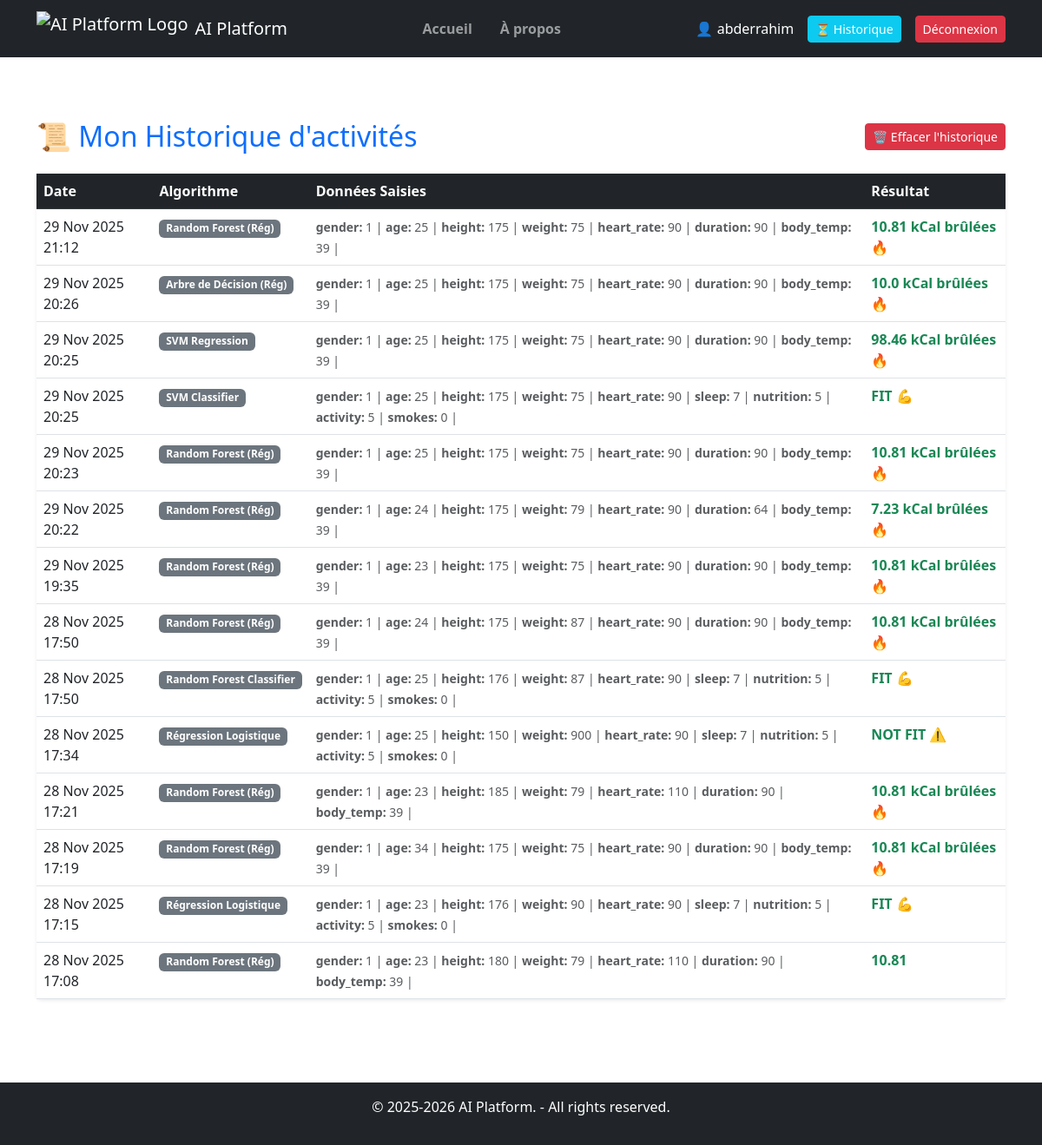
/historique/ (signed in), run on an earlier commit of the app's database.
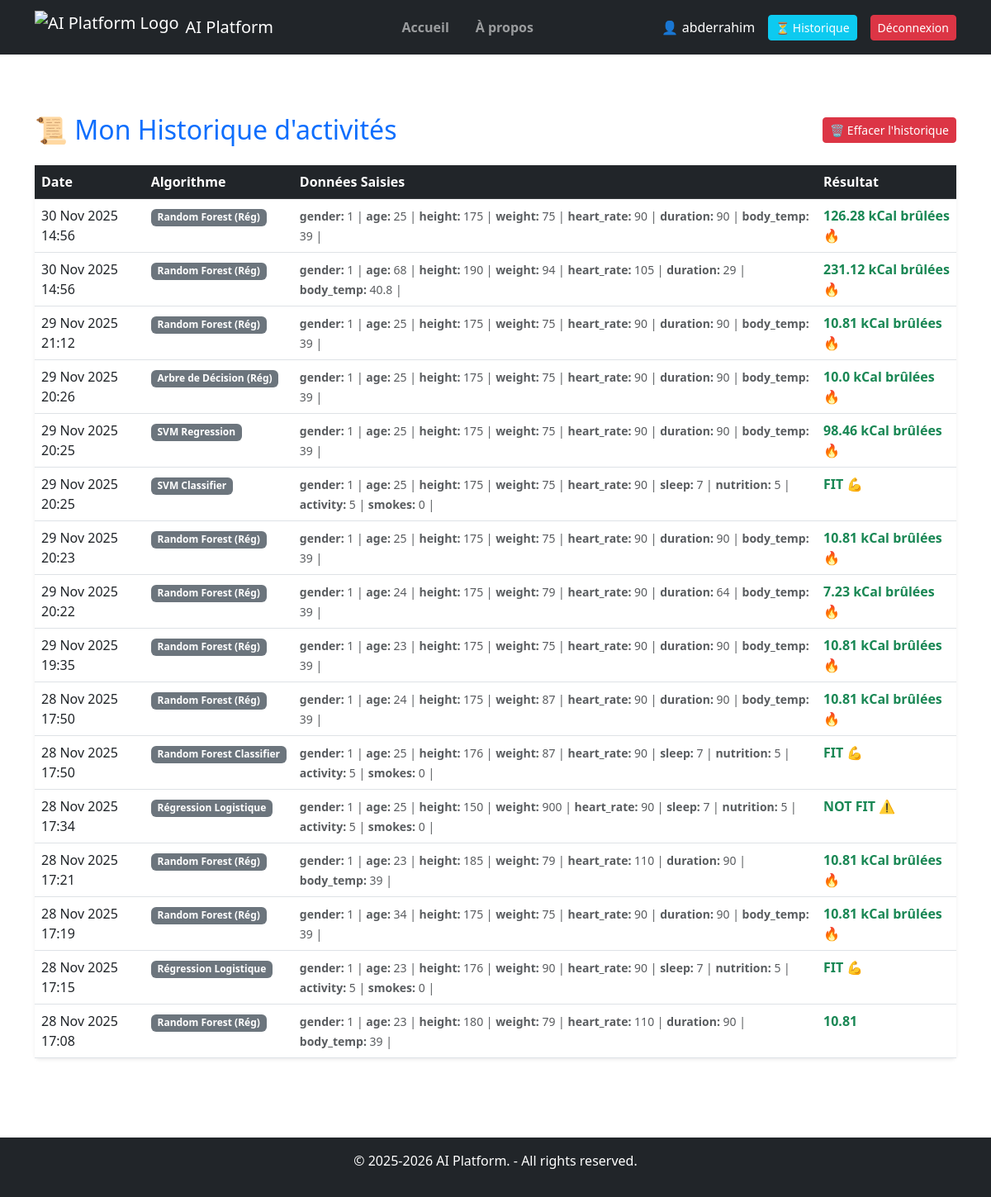
And on a later commit of the database.
### algoML/models.py (models this page shows, shortened)
class Historique(models.Model):
    user = models.ForeignKey(User, on_delete=models.CASCADE)
    algo_name = models.CharField(max_length=100)
    input_data = models.JSONField()
    resultat = models.CharField(max_length=100)
    date = models.DateTimeField(auto_now_add=True)
    class Meta:
        ordering = ['-date']

### algoML/views.py (the view)
# urls.py: path('historique/', views.historique_view, name='historique'),
@login_required # Oblige à être connecté pour voir cette page
def historique_view(request):
    historiques = Historique.objects.filter(user=request.user).order_by('-date')
    return render(request, 'historique.html', {'historiques': historiques})

### algoML/templates/historique.html (shortened to what this page needs)
{% include "includes/header.html" %}
{% load static %}
<div class="container py-5">
    <div class="d-flex justify-content-between align-items-center mb-4">
        <h2 class="text-primary mb-0">📜 Mon Historique d'activités</h2>
        {% if historiques %}
            <form action="{% url 'clear_history' %}" method="POST" onsubmit="return confirm('Êtes-vous sûr de vouloir effacer tout votre historique ?');">
                <button type="submit" class="btn btn-danger btn-sm">
                    🗑️ Effacer l'historique
                </button>
            </form>
        {% endif %}
    </div>
    {% if historiques %}
        <div class="card shadow-sm border-0">
            <div class="card-body p-0">
                <div class="table-responsive">
                    <table class="table table-hover mb-0">
                        <thead class="table-dark">
                            <tr>
                                <th>Date</th>
                                <th>Algorithme</th>
                                <th>Données Saisies</th>
                                <th>Résultat</th>
                            </tr>
                        </thead>
                        <tbody>
                            {% for item in historiques %}
                            <tr>
                                <td>{{ item.date|date:"d M Y H:i" }}</td>
                                <td>
                                    <span class="badge bg-secondary">{{ item.algo_name }}</span>
                                </td>
                                <td>
                                    <small class="text-muted">
                                        {% for key, value in item.input_data.items %}
                                            {% if key != 'algo' %} <strong>{{ key }}:</strong> {{ value }} |
                                            {% endif %}
                                        {% endfor %}
                                    </small>
                                </td>
                                <td>
                                    <span class="fw-bold text-success">{{ item.resultat }}</span>
                                </td>
                            </tr>
                            {% endfor %}
                        </tbody>
                    </table>
                </div>
            </div>
        </div>
    {% else %}
        <div class="alert alert-info text-center">
            <h4>Aucun historique trouvé 🕵️‍♂️</h4>
            <p>Commencez par tester un algorithme pour voir vos résultats ici !</p>
            <a href="{% url 'home' %}" class="btn btn-primary mt-2">Aller aux Algorithmes</a>
        </div>
    {% endif %}
</div>
{% include "includes/footer.html" %}

### algoML/templates/includes/header.html (shortened to what this page needs)
{% load static %}
<!DOCTYPE html>
<html lang="en">
<head>
    <link href="https://cdn.jsdelivr.net/npm/bootstrap@5.3.0/dist/css/bootstrap.min.css" rel="stylesheet">
</head>
<body class="d-flex flex-column min-vh-100">
<nav class="navbar navbar-expand-lg navbar-dark bg-dark mb-4">
    <div class="container">
        <a class="navbar-brand d-flex align-items-center" href="{% url 'home' %}">
            <img src="{% static 'images/logo.png' %}" alt="AI Platform Logo" height="40" class="me-2">
            <span>AI Platform</span>
        </a>
        <div class="collapse navbar-collapse" id="navbarNav">
    <ul class="navbar-nav mx-auto mb-2 mb-lg-0 text-center">
        <li class="nav-item">
            <a class="nav-link {% if request.resolver_match.url_name == 'home' %}active{% endif %} fw-semibold" href="{% url 'home' %}">Accueil</a>
        </li>
        <li class="nav-item">
            <a class="nav-link {% if request.resolver_match.url_name == 'about' %}active{% endif %} fw-semibold mx-lg-3" href="{% url 'about' %}">À propos</a>
        </li>
    </ul>
    <div class="d-flex align-items-center justify-content-center gap-2">
        {% if user.is_authenticated %}
            <span class="text-white me-2">👤 {{ user.username }}</span>
            <a href="{% url 'historique' %}" class="btn btn-sm btn-info text-white me-2">
                ⏳ Historique
            </a>
            <form action="{% url 'logout' %}" method="post" class="d-inline">
                <button type="submit" class="btn btn-sm btn-danger">Déconnexion</button>
            </form>
        {% else %}
            <a href="{% url 'login' %}" class="btn btn-sm btn-outline-light">Connexion</a>
            <a href="{% url 'signup' %}" class="btn btn-sm btn-warning text-dark fw-bold">Inscription</a>
        {% endif %}
    </div>
</div>
        </div>
</nav>

### algoML/templates/includes/footer.html (shortened to what this page needs)
    <footer class="bg-dark text-white text-center mt-5 py-3">
        <p>&copy; 2025-2026 AI Platform. - All rights reserved.</p>
    </footer>
</body>
</html>

What changed in the data, as far as the page shows it:
added Historique: date "30 Nov 2025 14:56", algo_name "Random Forest (Rég)", input_data "gender" "age" "height" "weight" "heart_rate" "duration" "body_temp", input_data "1" "25" "175" "75" "90" "90" "39", resultat "126.28 kCal brûlées 🔥"
added Historique: date "30 Nov 2025 14:56", algo_name "Random Forest (Rég)", input_data "gender" "age" "height" "weight" "heart_rate" "duration" "body_temp", input_data "1" "68" "190" "94" "105" "29" "40.8", resultat "231.12 kCal brûlées 🔥"
